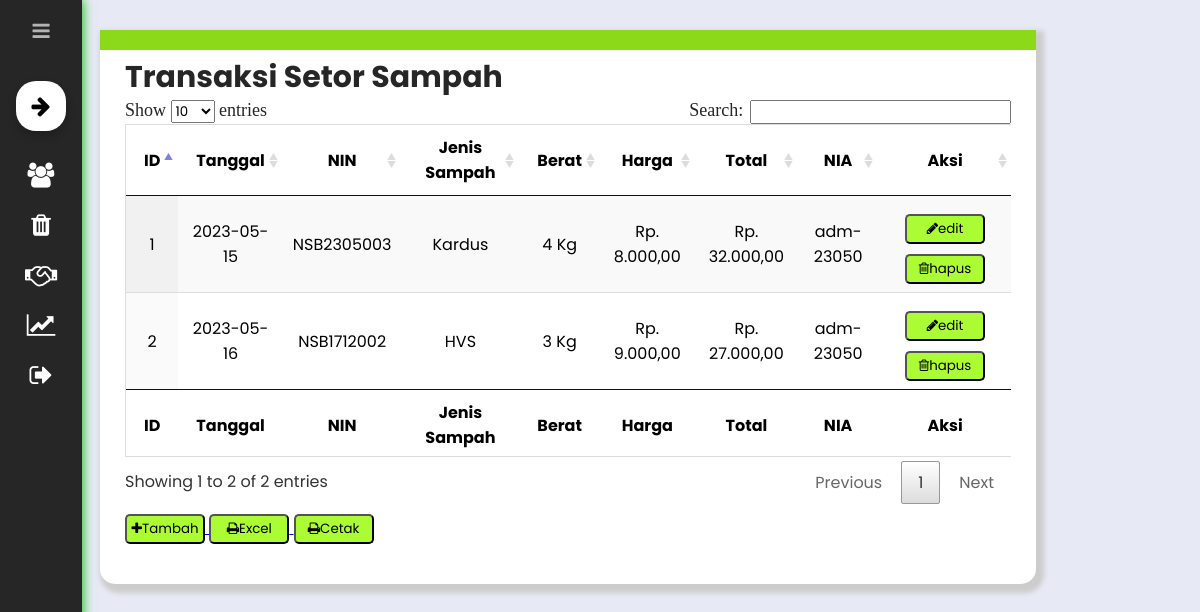
/view/dashboard.php?page=data-setor (signed in), run on the app's committed database.
### tables this page shows
CREATE TABLE `setor` (
  `id_setor` int(5) NOT NULL,
  `tanggal_setor` date NOT NULL,
  `nin` varchar(10) NOT NULL,
  `jenis_sampah` varchar(15) NOT NULL,
  `berat` int(4) NOT NULL,
  `harga` int(6) NOT NULL,
  `total` int(8) NOT NULL,
  `nia` varchar(9) NOT NULL
);

### system/models/transaksi-setor/view-setor.php (the view, shortened to what this page needs)
<!DOCTYPE html>
<html lang="en">
<head>
	<link rel="stylesheet" type="text/css" href="../datatables/css/jquery.dataTables.css">
</head>
<body>
	<h2 style="font-size: 30px; color: #262626;">Transaksi Setor Sampah</h2>
	<div class="table" style="overflow-x:auto;">
        <table id="example" class="display" cellspacing="0" width="100%" border="0" >
            <thead>
            <tr>
                <th>ID</th>
                <th>Tanggal</th>
                <th>NIN</th>
                <th>Jenis Sampah</th>
                <th>Berat</th>
                <th>Harga</th>
                <th>Total</th>
                <th>NIA</th>
                <th>Aksi</th>
            </tr>
            </thead>
            <tfoot>
            <tr>
                <th>ID</th>
                <th>Tanggal</th>
                <th>NIN</th>
                <th>Jenis Sampah</th>
                <th>Berat</th>
                <th>Harga</th>
                <th>Total</th>
                <th>NIA</th>
                <th>Aksi</th>
            </tr>
            </tfoot>
            <tbody>
            <?php
                $query = mysqli_query($conn, "SELECT * FROM setor ORDER BY id_setor ASC");
                while($row = mysqli_fetch_assoc($query)){
            ?>
            <tr align="center">
                <td><?php echo $row['id_setor'] ?></td>
                <td><?php echo $row['tanggal_setor'] ?></td>
                <td><?php echo $row['nin'] ?></td>
                <td><?php echo $row['jenis_sampah'] ?></td>
                <td><?php echo number_format($row['berat'])." Kg"  ?></td>
                <td><?php echo "Rp. ".number_format($row['harga'], 2, ",", ".")  ?></td>
                <td><?php echo "Rp. ".number_format($row['total'], 2, ",", ".")  ?></td>
                <td><?php echo $row['nia'] ?></td>
                <td>
                    <a href="dashboard.php?page=edit-setor&id=<?php echo $row['id_setor']; ?>">
                    <button><i class="fa fa-pencil"></i>edit</button>
                    </a>
                    <a onclick="return confirm('Anda yakin ingin menghapus data ini?')" href="../system/models/transaksi-setor/delete-setor.php?id=<?php echo $row['id_setor']; ?>">
                    <button><i class="fa fa-trash-o"></i>hapus</button>
                    </a>
                </td>
            </tr>
            <?php } ?>
            </tbody>
        </table>
    </div>
    <div class="buttonAdminFull">
        <a href="dashboard.php?page=tambah-data-setor">
        <button><i class="fa fa-plus" aria-hidden="true"></i>Tambah</button>
        </a>
        <a target="_blank" href="../system/models/transaksi-setor/excel-setor.php">
        <button><i class="fa fa-print" aria-hidden="true"></i>Excel</button>
        </a>
        <a target="_blank" href="../system/models/transaksi-setor/print-setor.php">
        <button><i class="fa fa-print" aria-hidden="true"></i>Cetak</button>
        </a>
    </div>
</body>
</html>

### asset/internal/css/styleDashboard.css (style rules this page uses)
* { font-family: "Poppins", sans-serif; margin: 0; padding: 0; }
body { position: relative; min-height: 100vh; width: 100%; background: #e7e9f5; }
:root { --bg-primary: #262626; --btn-primary: #abfc35; --btn-secondary: #9be729; --bg-default: #ffffff; }

### system/models/transaksi-setor/view-setor.php (style rules this page uses)
table { border-collapse: collapse; border-spacing: 0; width: 100%; border: 1px solid #ddd; }
tr:nth-child(even) { background-color: #f2f2f2 }
td a button { background: #abfc35; color: black; margin-top:10px; width: 80px; height:30px; border-radius: 5px; }
.buttonAdminFull a button { background: #abfc35; color: black; margin-top:10px; width: 80px; height:30px; border-radius: 5px; }

### data on the page
setor: id_setor "1", tanggal_setor "2023-05-15", nin "NSB2305003", jenis_sampah "Kardus", berat "4", harga "8.000,00", total "32.000,00", nia "adm-23050"
setor: id_setor "2", tanggal_setor "2023-05-16", nin "NSB1712002", jenis_sampah "HVS", berat "3", harga "9.000,00", total "27.000,00", nia "adm-23050"
